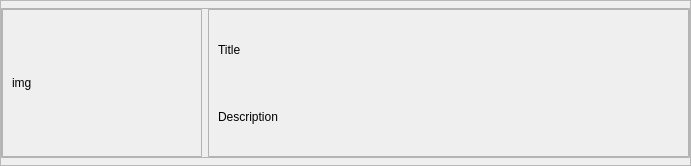
<?xml version="1.0" encoding="UTF-8"?>
<ui version="4.0">
 <class>article_card</class>
 <widget class="QFrame" name="article_card">
  <property name="geometry">
   <rect>
    <x>0</x>
    <y>0</y>
    <width>691</width>
    <height>166</height>
   </rect>
  </property>
  <property name="minimumSize">
   <size>
    <width>0</width>
    <height>140</height>
   </size>
  </property>
  <property name="maximumSize">
   <size>
    <width>16777215</width>
    <height>166</height>
   </size>
  </property>
  <property name="windowTitle">
   <string>Frame</string>
  </property>
  <property name="frameShape">
   <enum>QFrame::StyledPanel</enum>
  </property>
  <property name="frameShadow">
   <enum>QFrame::Raised</enum>
  </property>
  <layout class="QVBoxLayout" name="verticalLayout">
   <property name="leftMargin">
    <number>0</number>
   </property>
   <property name="topMargin">
    <number>0</number>
   </property>
   <property name="rightMargin">
    <number>0</number>
   </property>
   <property name="bottomMargin">
    <number>0</number>
   </property>
   <item>
    <widget class="QFrame" name="article">
     <property name="minimumSize">
      <size>
       <width>0</width>
       <height>140</height>
      </size>
     </property>
     <property name="maximumSize">
      <size>
       <width>16777215</width>
       <height>150</height>
      </size>
     </property>
     <property name="styleSheet">
      <string notr="true">QFrame{
        border-radius: 1px;
        border-style: solid;
        border-color: rgb(179, 179, 179);
        border-width: 0.5px 0.5px 0.5px 0.5px;
}</string>
     </property>
     <property name="frameShape">
      <enum>QFrame::StyledPanel</enum>
     </property>
     <property name="frameShadow">
      <enum>QFrame::Raised</enum>
     </property>
     <layout class="QHBoxLayout" name="horizontalLayout_3">
      <property name="leftMargin">
       <number>0</number>
      </property>
      <property name="topMargin">
       <number>0</number>
      </property>
      <property name="rightMargin">
       <number>0</number>
      </property>
      <property name="bottomMargin">
       <number>0</number>
      </property>
      <item>
       <widget class="QFrame" name="image_display">
        <property name="minimumSize">
         <size>
          <width>190</width>
          <height>0</height>
         </size>
        </property>
        <property name="maximumSize">
         <size>
          <width>200</width>
          <height>16777215</height>
         </size>
        </property>
        <property name="styleSheet">
         <string notr="true">QFrame{
        border-radius: 1px;
        border-style: solid;
        border-color: rgb(179, 179, 179);
        border-width: 0.5px 0.5px 0.5px 0.5px;
}
QLabel{
	border: none
}</string>
        </property>
        <property name="frameShape">
         <enum>QFrame::StyledPanel</enum>
        </property>
        <property name="frameShadow">
         <enum>QFrame::Raised</enum>
        </property>
        <layout class="QHBoxLayout" name="horizontalLayout_4">
         <item>
          <widget class="QLabel" name="image">
           <property name="maximumSize">
            <size>
             <width>9999999</width>
             <height>16777215</height>
            </size>
           </property>
           <property name="text">
            <string>img</string>
           </property>
          </widget>
         </item>
        </layout>
       </widget>
      </item>
      <item>
       <widget class="QFrame" name="title_description_display">
        <property name="styleSheet">
         <string notr="true">QLabel{
border: none
}</string>
        </property>
        <property name="frameShape">
         <enum>QFrame::StyledPanel</enum>
        </property>
        <property name="frameShadow">
         <enum>QFrame::Raised</enum>
        </property>
        <layout class="QVBoxLayout" name="verticalLayout_4">
         <item>
          <widget class="QLabel" name="title">
           <property name="styleSheet">
            <string notr="true">font: 18pt &quot;.AppleSystemUIFont&quot;;</string>
           </property>
           <property name="text">
            <string>Title</string>
           </property>
          </widget>
         </item>
         <item>
          <widget class="QLabel" name="description">
           <property name="text">
            <string>Description</string>
           </property>
          </widget>
         </item>
        </layout>
       </widget>
      </item>
     </layout>
    </widget>
   </item>
  </layout>
 </widget>
 <resources/>
 <connections/>
</ui>
